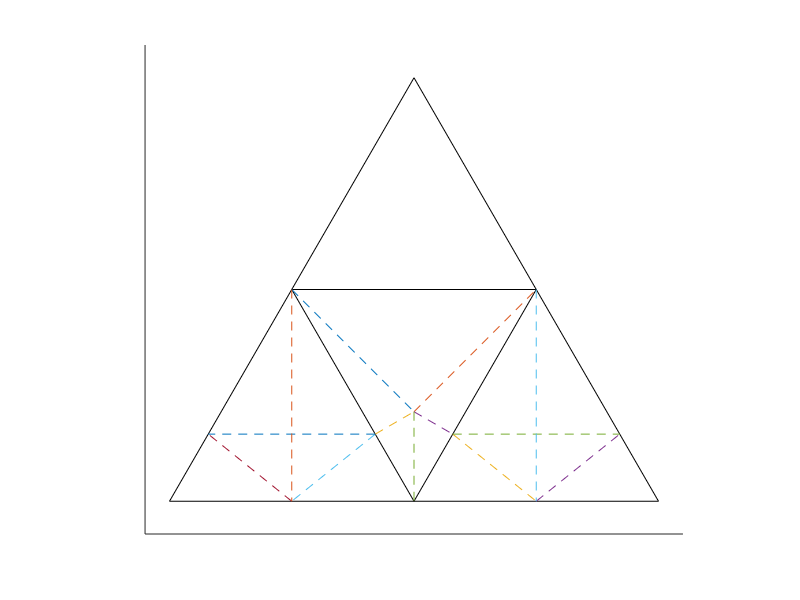

Write MATLAB code to recreate this figure.
clear;
clc;

hold on

%--------------------------------------------------------------------------

X=[-2,0,2];
Y=[-sqrt(3),sqrt(3),-sqrt(3)];

x=X(1:2);
y=Y(1:2);
plot(x,y,'k');

x=X(2:3);
y=Y(2:3);
plot(x,y,'k');

x=X(1:2:3);
y=Y(1:2:3);
plot(x,y,'k');

%--------------------------------------------------------------------------

X=[-1,0,1];
Y=[0,-sqrt(3),0];

x=X(1:2);
y=Y(1:2);
plot(x,y,'k');

x=X(2:3);
y=Y(2:3);
plot(x,y,'k');

x=X(1:2:3);
y=Y(1:2:3);
plot(x,y,'k');

%--------------------------------------------------------------------------

X=[-1,0,1];
Y=[0,-1,0];

x=X(1:2);
y=Y(1:2);
plot(x,y,'--');

x=X(2:3);
y=Y(2:3);
plot(x,y,'--');

%--------------------------------------------------------------------------

X=[-sin(pi/12)*sqrt(6)/2,0,sin(pi/12)*sqrt(6)/2];
Y=[-1-sin(pi/12)*sqrt(2)/2,-1,-1-sin(pi/12)*sqrt(2)/2];

x=X(1:2);
y=Y(1:2);
plot(x,y,'--');

x=X(2:3);
y=Y(2:3);
plot(x,y,'--');

%--------------------------------------------------------------------------

x=[0,0];
y=[-1,-sqrt(3)];
plot(x,y,'--');

%--------------------------------------------------------------------------

X=[-sin(pi/12)*sqrt(6)/2,-1,-2+sin(pi/12)*sqrt(6)/2];
Y=[-1-sin(pi/12)*sqrt(2)/2,-sqrt(3),-1-sin(pi/12)*sqrt(2)/2];

x=X(1:2);
y=Y(1:2);
plot(x,y,'--');

x=X(2:3);
y=Y(2:3);
plot(x,y,'--');

x=X(1:2:3);
y=Y(1:2:3);
plot(x,y,'--');

%--------------------------------------------------------------------------

x=[-1,-1];
y=[0,-sqrt(3)];
plot(x,y,'--');

%--------------------------------------------------------------------------

X=[sin(pi/12)*sqrt(6)/2,1,2-sin(pi/12)*sqrt(6)/2];
Y=[-1-sin(pi/12)*sqrt(2)/2,-sqrt(3),-1-sin(pi/12)*sqrt(2)/2];

x=X(1:2);
y=Y(1:2);
plot(x,y,'--');

x=X(2:3);
y=Y(2:3);
plot(x,y,'--');

x=X(1:2:3);
y=Y(1:2:3);
plot(x,y,'--');

%--------------------------------------------------------------------------

x=[1,1];
y=[0,-sqrt(3)];
plot(x,y,'--');

%--------------------------------------------------------------------------



hold off
axis equal
set(gca,'xlim',[-2.2 2.2]);
set(gca,'ylim',[-2 2]);
set(gca,'Box','off');
set(gca,'xtick',[]);
set(gca,'ytick',[]);
